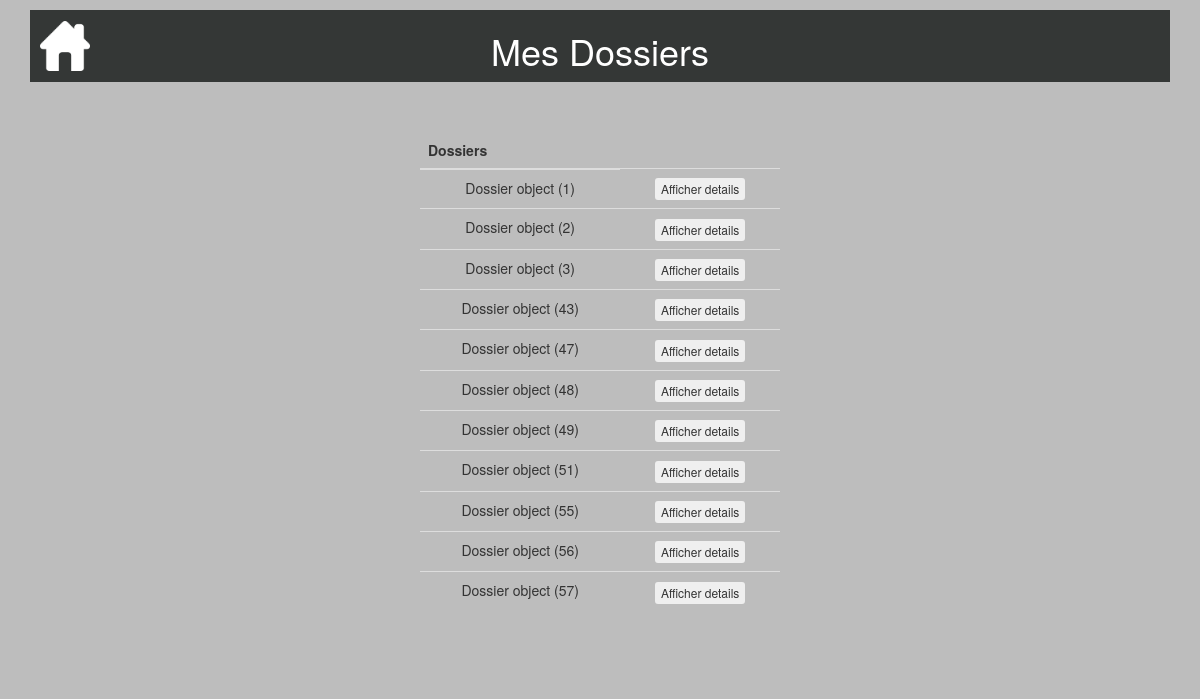
The page /consulterdossier/ (signed in) on the database its author committed.
### calculdej/models.py (models this page shows, shortened)
class Dossier(models.Model):
    date = models.DateTimeField(default=timezone.now, blank=True, verbose_name="Date création")
    auteur = models.ForeignKey(settings.AUTH_USER_MODEL, on_delete=models.CASCADE)
    taille = models.DecimalField(default=0.0,max_digits=5, decimal_places=2)
    poids = models.DecimalField(default=0.0,max_digits=5, decimal_places=2)
    pathologie = models.CharField(default="",max_length=20)
    age = models.IntegerField(default=0)
    de = models.DecimalField(default=0.00,max_digits=5, decimal_places=2)
    sexe = models.CharField(default="",max_length=1)
    dernier = models.BooleanField(default=True)

### consulterdossier/views.py (the view, shortened to what this page needs)
# urls.py: url('consulterdossier/', include('consulterdossier.urls')),
@login_required
def consulterdossier(request):
    dossiers = Dossier.objects.filter(auteur=request.user)
    return render(request, 'consulterdossier/consulterdossier.html', locals())

### consulterdossier/templates/consulterdossier/consulterdossier.html (shortened to what this page needs)
{% extends "base.html" %}
{% block header %}<h1>Mes Dossiers</h1>{% endblock %}
{% block content %}
<table class="table">
  <thead>
       <tr>
           <th>Dossiers</th>
       </tr>
   </thead>
   <tbody>
       {% for d in dossiers %}
       <tr>
           <td>{{ d }} </td>
           <td>
             <form method="post">
                 <button onclick="details()" class="btn btn-xs" type="submit" name="btnaffdetails" value="{{d.id}}">Afficher details</button>
             </form>
          </td>
       </tr>
      {%endfor%}
    </tbody>
</table>
{% endblock %}

### static/css/style.css (style rules this page uses)
body { background-color: #BDBDBD; margin-left: auto; margin-right: auto; }

### rows shown on the page
Dossier: id "Dossier object (1)"
Dossier: id "Dossier object (2)"
Dossier: id "Dossier object (3)"
Dossier: id "Dossier object (43)"
Dossier: id "Dossier object (47)"
Dossier: id "Dossier object (48)"
Dossier: id "Dossier object (49)"
Dossier: id "Dossier object (51)"
Dossier: id "Dossier object (55)"
Dossier: id "Dossier object (56)"
Dossier: id "Dossier object (57)"
